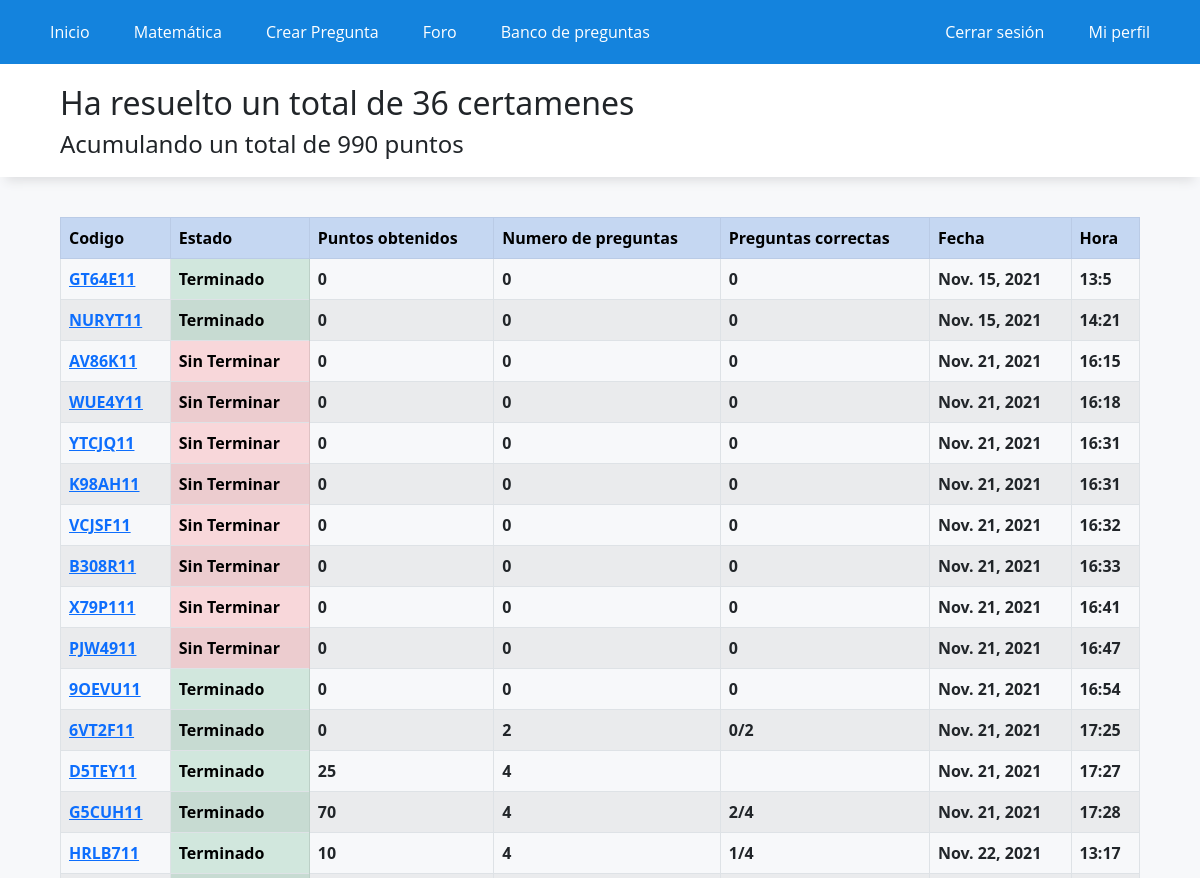
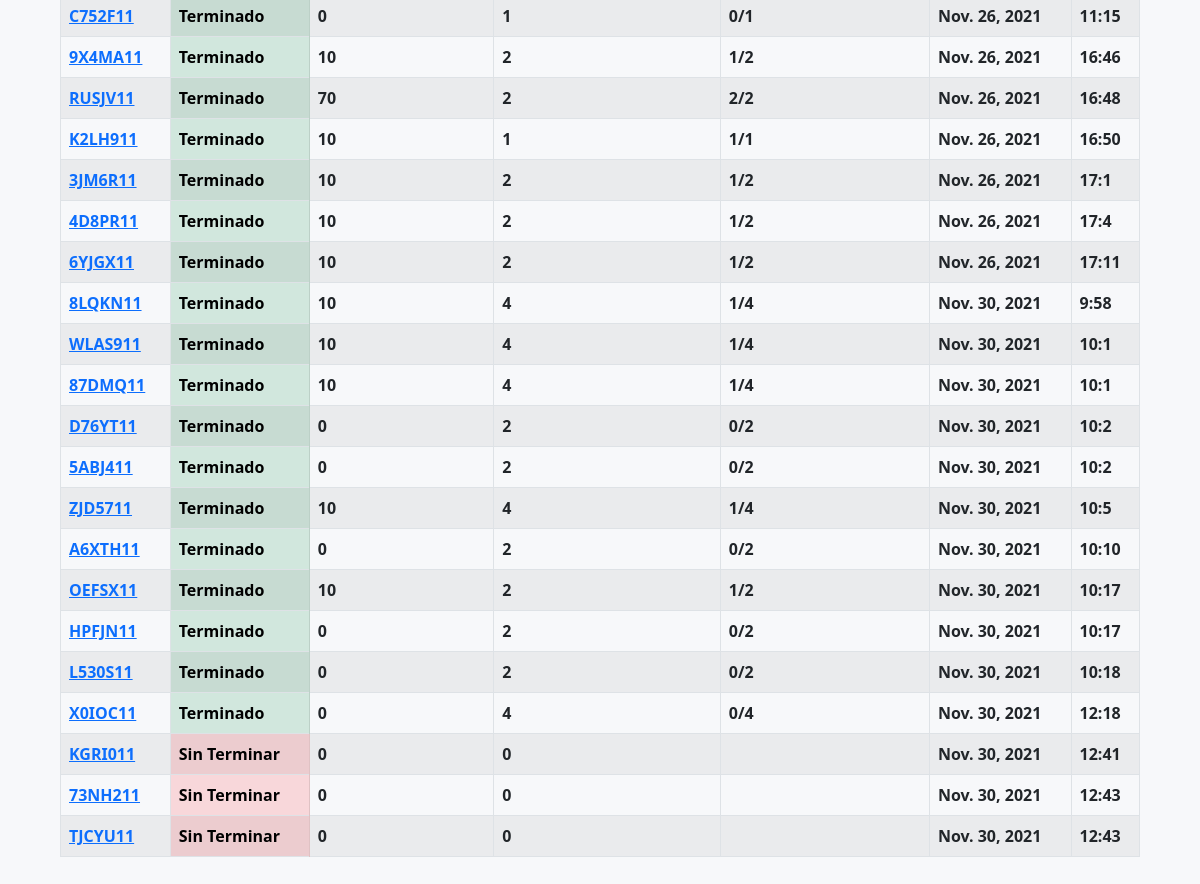
Page /historial/ (signed in) on the earlier database version (2 pictures, top to bottom).
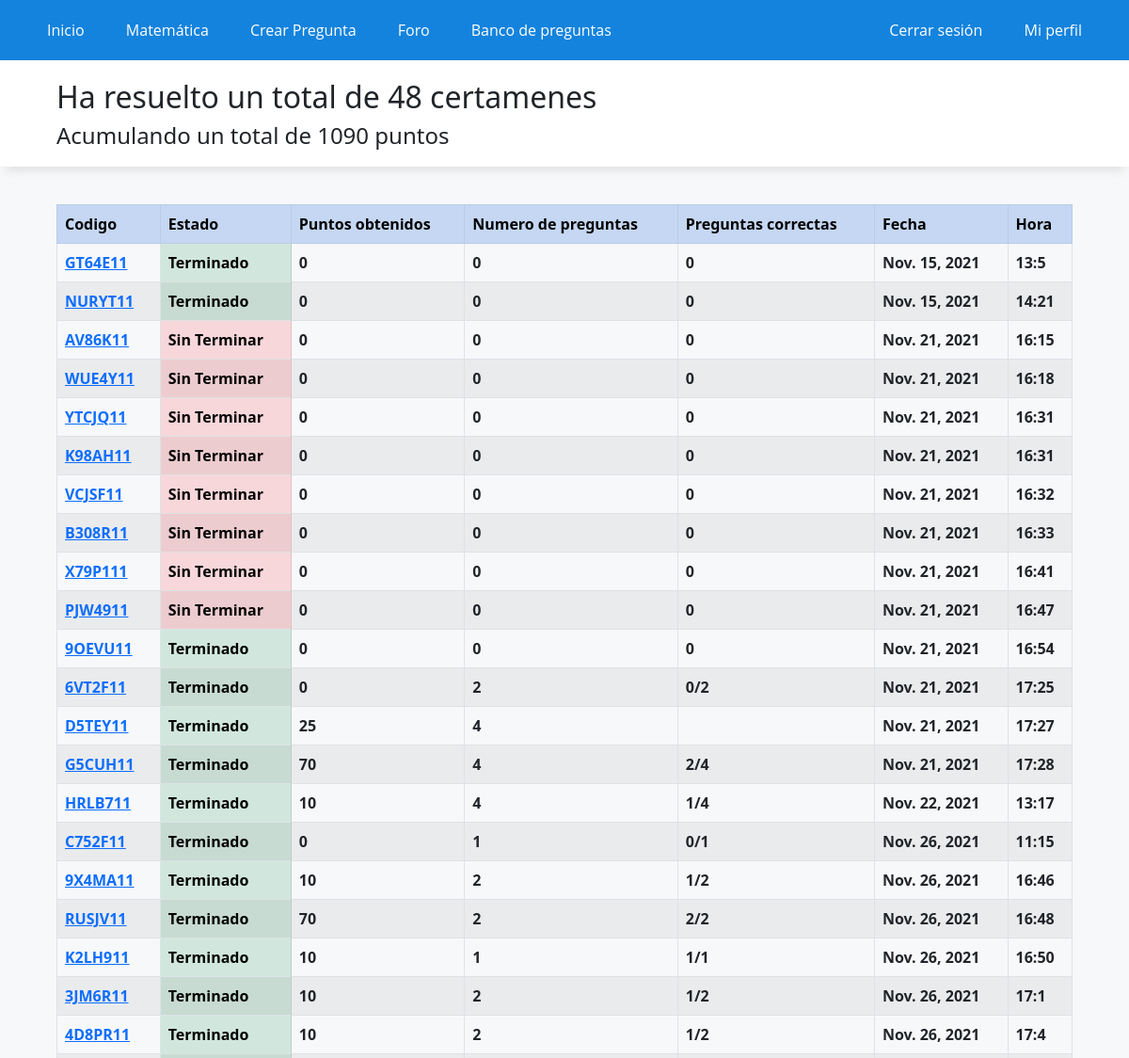
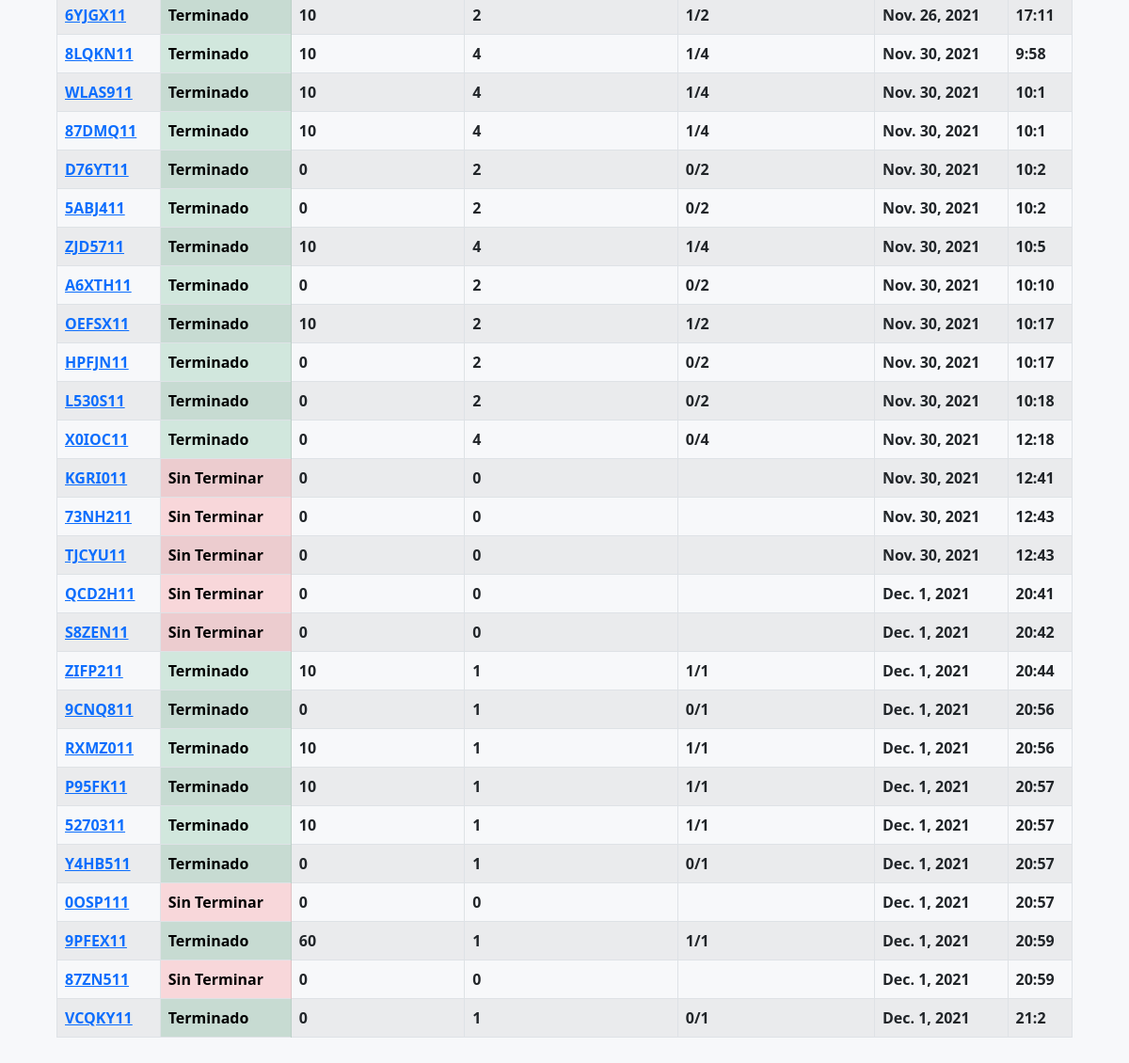
Same page on the later database version (2 pictures, top to bottom).
### WebApp/models.py (models this page shows)
class historialCertamen(models.Model):
    id_usuario = models.IntegerField()
    id_preguntas = models.CharField(max_length=50)
    fecha = models.DateField(auto_now_add=True)
    hora = models.TimeField(auto_now_add=True)
    estado = models.BooleanField(default=False)
    id_certamen = models.CharField(max_length=20, default="")
    n_preguntas = models.IntegerField(default=0)
    n_correctas = models.CharField(max_length=20, default="")
    puntos = models.IntegerField(default=0)
    alternativa_marcadas = models.CharField(max_length=100, default="")

### WebApp/views.py (the view)
# urls.py: path('historial/',registro_certamenes, name="historial"),
def registro_certamenes(request):
    certamenes = historialCertamen.objects.filter(id_usuario=request.user.id)
    data= {
        'puntos': profile.objects.get(name_id=request.user.id).punctuation,
        'certamenes': certamenes,
        'n_certamenes': certamenes.count(),
    }
    return render(request,'app/registro_certamenes.html',data)

### WebApp/templates/app/registro_certamenes.html (shortened to what this page needs)
{% extends 'app/base.html' %}
{% load static %}
{% block contenido %}
<div class="titulo">
    <h2>Ha resuelto un total de {{n_certamenes}} certamenes</h2>
    <h4>Acumulando un total de {{puntos}} puntos</h4>
</div>
<div class="elContenedor">
    <table class="table table-striped table-bordered">
        <tr class="table-primary">
            <th>Codigo</th>
            <th>Estado</th>
            <th>Puntos obtenidos</th>
            <th>Numero de preguntas</th>
            <th>Preguntas correctas</th>
            <th>Fecha</th>
            <th>Hora</th>
        </tr>
        {% for certamen in certamenes %}
        <tr>
            <th><a href="/certamen/?id={{certamen.id_certamen}}">{{certamen.id_certamen}}</a></th>
            {% if certamen.estado %}
            <th class="table-success">Terminado</th>
            {% else %}
            <th class="table-danger">Sin Terminar</th>
            {% endif %}
            <th>{{certamen.puntos}}</th>
            <th>{{certamen.n_preguntas}}</th>
            <th>{{certamen.n_correctas}}</th>
            <th>{{certamen.fecha}}</th>
            <th>{{certamen.hora.hour}}:{{certamen.hora.minute}}</th>
        </tr>
        {% endfor %}
    </table>
</div>
{% endblock %}

### WebApp/templates/app/base.html (shortened to what this page needs)
<!DOCTYPE html>
<html lang="es">
<head>
    {% load static %}
    <link rel="stylesheet" href="https://use.fontawesome.com/releases/v5.6.3/css/all.css">
    <link href="https://cdn.jsdelivr.net/npm/bootstrap@5.1.3/dist/css/bootstrap.min.css" rel="stylesheet"
>
    <link rel="stylesheet" href="{% static 'app/css/styles.css' %}">
    <link rel="stylesheet" href="https://cdnjs.cloudflare.com/ajax/libs/mathquill/0.10.1/mathquill.css" />
</head>
<body>
    <header>
        <nav class="navegacion">
            <ul class="menu">
                <li><a href="{% url 'home' %}">Inicio</a></li>
                {% if user.is_authenticated %}
                <li><a class="mat">Matemática</a>
                </li>
                <li><a href="{% url 'crearPregunta' %}">Crear Pregunta</a></li>
                <li><a href="{% url 'foro1' %}">Foro</a></li>
                <li><a href="{% url 'banco-preguntas' %}">Banco de preguntas</a></li>
                {% endif %}
            </ul>
            <ul>
                {% if user.is_authenticated %}
                <li><a href="{% url 'logout' %}">Cerrar sesión</a></li>
                <li><a href="{% url 'mi_perfil' %}">Mi perfil</a></li>
                {% else %}
                <li><a href="{% url 'iniciar_sesion' %}">Iniciar sesión</a></li>
                <li><a href="{% url 'registrarse' %}">Registrarse</a></li>
                {% endif %}
            </ul>
        </nav>
    </header>
    {% if user.is_authenticated %}
    <div id="contenido">
        {% block contenido%}
        {% endblock %}
    </div>
    {% else %}
    <div id="contenido">
        <h1>Por Favor, inicia sesión para poder acceder al contenido :)</h1>
    </div>
    {% endif %}
</body>
</html>

### WebApp/static/app/css/styles.css (style rules this page uses)
* { margin: 0; padding: 0; -webkit-box-sizing: border-box; -moz-box-sizing: border-box; box-sizing: border-box; }
body { background: rgb(247,248,250); }
.navegacion { display: flex; justify-content: space-between; width: 100%; padding-inline: 30px; margin: auto; background: #1483dd; }
.navegacion ul { list-style: none; margin: 0; padding: 0; }
.navegacion > ul >li { position: relative; display: inline-block; }
.navegacion > ul > li > a { display: block; padding: 20px 20px; color: white; font-family: 'Open Sans', sans-serif; text-decoration: none; }
.mat { color: white; }
#contenido { width: 100%; padding-top: 0px; padding-bottom: 50px; margin:auto; }
.titulo { box-shadow: 0px 10px 10px -6px rgb(222,223,225); background-color: white; padding-top: 20px; padding-bottom: 10px; padding-left: 5%; margin-bottom: 40px; width: 100%; }
.elContenedor { width: 90%; padding-top: 0px; margin:auto; }

Differences in the rows shown:
added historialCertamen: id_certamen "QCD2H11", estado "Sin Terminar", puntos "0", n_preguntas "0", fecha "Dec. 1, 2021", hora.hour "20", hora.minute "41"
added historialCertamen: id_certamen "S8ZEN11", estado "Sin Terminar", puntos "0", n_preguntas "0", fecha "Dec. 1, 2021", hora.hour "20", hora.minute "42"
added historialCertamen: id_certamen "ZIFP211", estado "Terminado", puntos "10", n_preguntas "1", n_correctas "1/1", fecha "Dec. 1, 2021", hora.hour "20", hora.minute "44"
added historialCertamen: id_certamen "9CNQ811", estado "Terminado", puntos "0", n_preguntas "1", n_correctas "0/1", fecha "Dec. 1, 2021", hora.hour "20", hora.minute "56"
added historialCertamen: id_certamen "RXMZ011", estado "Terminado", puntos "10", n_preguntas "1", n_correctas "1/1", fecha "Dec. 1, 2021", hora.hour "20", hora.minute "56"
added historialCertamen: id_certamen "P95FK11", estado "Terminado", puntos "10", n_preguntas "1", n_correctas "1/1", fecha "Dec. 1, 2021", hora.hour "20", hora.minute "57"
added historialCertamen: id_certamen "5270311", estado "Terminado", puntos "10", n_preguntas "1", n_correctas "1/1", fecha "Dec. 1, 2021", hora.hour "20", hora.minute "57"
added historialCertamen: id_certamen "Y4HB511", estado "Terminado", puntos "0", n_preguntas "1", n_correctas "0/1", fecha "Dec. 1, 2021", hora.hour "20", hora.minute "57"
added historialCertamen: id_certamen "0OSP111", estado "Sin Terminar", puntos "0", n_preguntas "0", fecha "Dec. 1, 2021", hora.hour "20", hora.minute "57"
added historialCertamen: id_certamen "9PFEX11", estado "Terminado", puntos "60", n_preguntas "1", n_correctas "1/1", fecha "Dec. 1, 2021", hora.hour "20", hora.minute "59"
added historialCertamen: id_certamen "87ZN511", estado "Sin Terminar", puntos "0", n_preguntas "0", fecha "Dec. 1, 2021", hora.hour "20", hora.minute "59"
added historialCertamen: id_certamen "VCQKY11", estado "Terminado", puntos "0", n_preguntas "1", n_correctas "0/1", fecha "Dec. 1, 2021", hora.hour "21", hora.minute "2"
Other differences:
{{ n_certamenes }}: "36" → "48"
{{ puntos }}: "990" → "1090"
